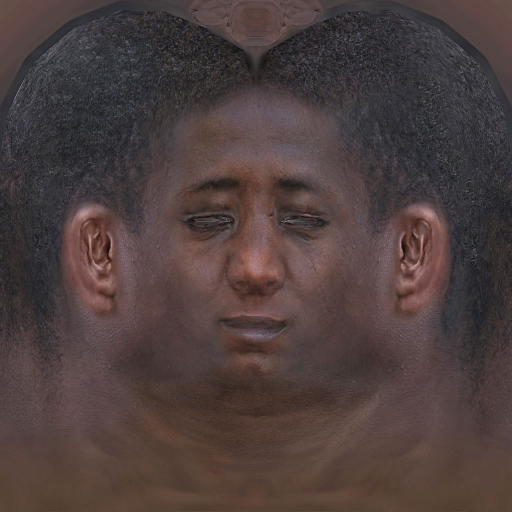
#> input picture models/model_t.bmp, 1024 x 1024 px (shown at 1/2 size)
$ python lab1.py
#> lines starting #> are read from the running program, lines starting #| are printed output that depends on the picture
import numpy as np
from PIL import Image, ImageOps
from math import *


# [61 lines left out: functions dotted_line, dotted_line_2, x_loop_line, brezn_line, not called in this run]


# [10 lines of commented-out code are left out]


name = './/models//model.obj'
textureName = './/models//model_t.bmp'
image = Image.open(textureName)
#> image is the input picture: PIL image 1024x1024 RGB; mean R, G, B 77.4, 63, 61.9
texturePic = np.array(ImageOps.flip(image))
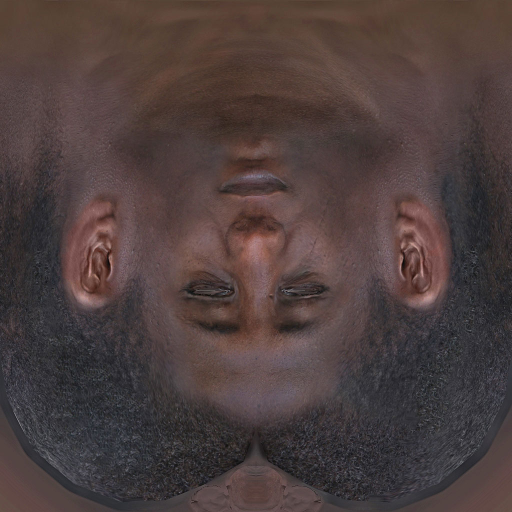
#> texturePic: shape (1024, 1024, 3) (shown at 1/2 size); mean R, G, B 77.4, 63, 61.9

frames = []

print(texturePic[0][0])
#| [88 69 55]
image_height, image_width = texturePic.shape[:2]
#> image_height = 1024; image_width = 1024
print(image_height, image_width)
#| 1024 1024
vertices = []
wares = []
normali = []
textureCoord = []
#> (the run stopped early here; a loop or call above may not have finished)
